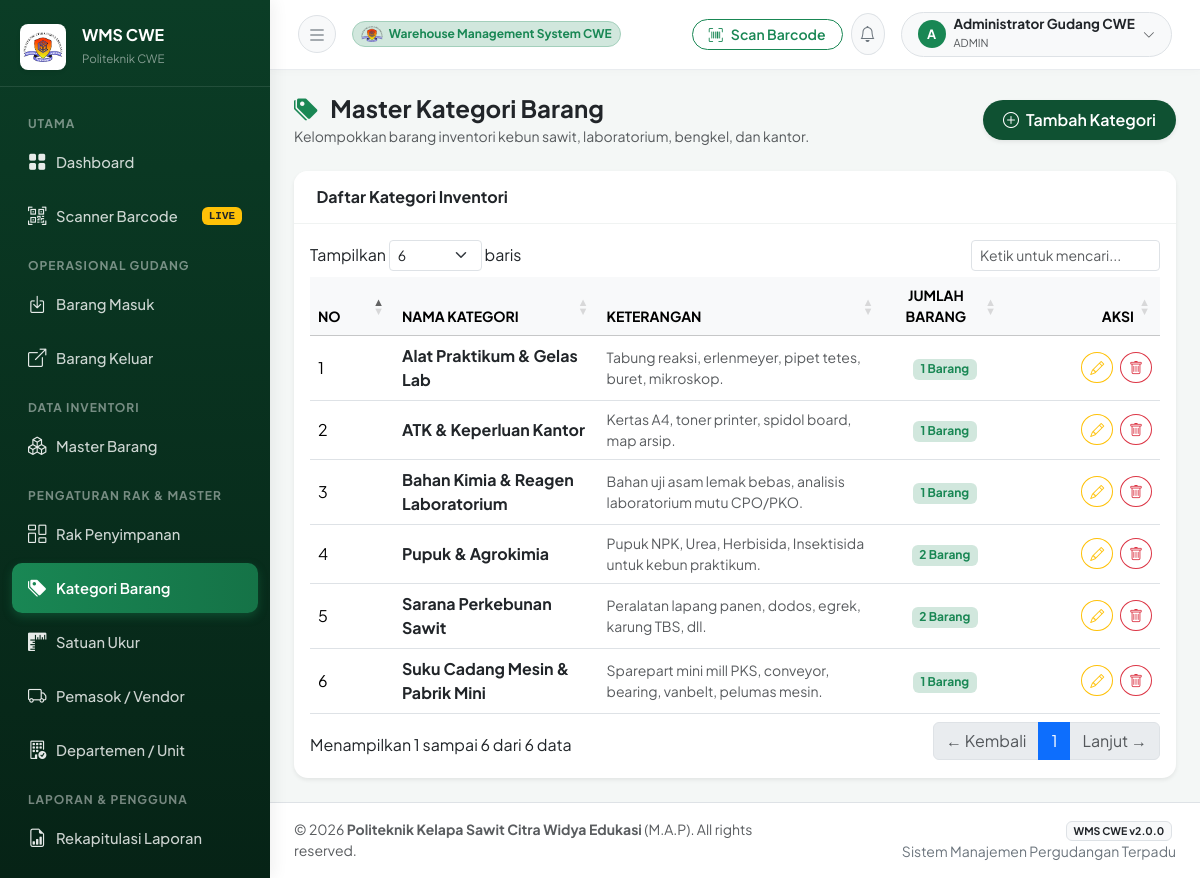
/modules/kategori/index.php (signed in), run on the app's committed database.
### tables this page shows
CREATE TABLE IF NOT EXISTS `kategori` (
  `id` INT AUTO_INCREMENT PRIMARY KEY,
  `nama_kategori` VARCHAR(100) NOT NULL,
  `keterangan` TEXT DEFAULT NULL,
  `created_at` DATETIME DEFAULT CURRENT_TIMESTAMP
);

### modules/kategori/index.php (the view, shortened to what this page needs)
<?php
require_once __DIR__ . '/../../config/database.php';
$stmt = $pdo->query("
    SELECT k.*, COUNT(b.id) as total_barang
    FROM kategori k
    LEFT JOIN barang b ON k.id = b.id_kategori
    GROUP BY k.id
    ORDER BY k.nama_kategori ASC
");
$kategori_list = $stmt->fetchAll();
require_once __DIR__ . '/../../layout/header.php';
require_once __DIR__ . '/../../layout/sidebar.php';
?>
<div id="content-wrapper">
    <?php require_once __DIR__ . '/../../layout/navbar.php'; ?>
    <main class="container-fluid px-4 py-4">
        <div class="d-flex flex-column flex-md-row justify-content-between align-items-md-center mb-4">
            <div>
                <h4 class="fw-bold mb-1 text-dark"><i class="bi bi-tags-fill text-success me-2"></i> Master Kategori Barang</h4>
                <p class="text-muted small mb-0">Kelompokkan barang inventori kebun sawit, laboratorium, bengkel, dan kantor.</p>
            </div>
            <div class="mt-3 mt-md-0">
                <button type="button" class="btn btn-cwe-primary rounded-pill shadow-sm" data-bs-toggle="modal" data-bs-target="#modalTambahKategori">
                    <i class="bi bi-plus-circle me-1"></i> Tambah Kategori
                </button>
            </div>
        </div>
        <div class="card shadow-sm">
            <div class="card-header bg-white py-3">
                <h6 class="fw-bold mb-0 text-dark">Daftar Kategori Inventori</h6>
            </div>
            <div class="card-body">
                <div class="table-responsive">
                    <table class="table table-hover align-middle datatable">
                        <thead class="table-light small text-uppercase">
                            <tr>
                                <th style="width: 50px;">No</th>
                                <th>Nama Kategori</th>
                                <th>Keterangan</th>
                                <th class="text-center">Jumlah Barang</th>
                                <th class="text-end" style="width: 120px;">Aksi</th>
                            </tr>
                        </thead>
                        <tbody>
                            <?php $no = 1; foreach ($kategori_list as $k): ?>
                                <tr>
                                    <td><?= $no++ ?></td>
                                    <td class="fw-bold text-dark"><?= htmlspecialchars($k['nama_kategori']) ?></td>
                                    <td class="small text-muted"><?= htmlspecialchars($k['keterangan'] ?? '-') ?></td>
                                    <td class="text-center">
                                        <span class="badge bg-success-subtle text-success"><?= $k['total_barang'] ?> Barang</span>
                                    </td>
                                    <td class="text-end">
                                        <button type="button" class="btn btn-sm btn-outline-warning rounded-circle me-1 btn-edit-kat"
                                                data-id="<?= $k['id'] ?>"
                                                data-nama="<?= htmlspecialchars($k['nama_kategori']) ?>"
                                                data-keterangan="<?= htmlspecialchars($k['keterangan'] ?? '') ?>"
                                                title="Ubah Kategori">
                                            <i class="bi bi-pencil"></i>
                                        </button>
                                        <a href="<?= BASE_URL ?>modules/kategori/index.php?action=delete&id=<?= $k['id'] ?>"
                                           class="btn btn-sm btn-outline-danger rounded-circle btn-delete-confirm"
                                           data-name="Kategori <?= htmlspecialchars($k['nama_kategori']) ?>"
                                           title="Hapus Kategori">
                                            <i class="bi bi-trash"></i>
                                        </a>
                                    </td>
                                </tr>
                            <?php endforeach; ?>
                        </tbody>
                    </table>
                </div>
            </div>
        </div>
    </main>
<?php require_once __DIR__ . '/../../layout/footer.php'; ?>

### layout/header.php (style rules this page uses)
:root { --primary-cwe: #0f5132; --primary-cwe-hover: #0a3622; --primary-cwe-light: #d1e7dd; --accent-gold: #d4a373; --sidebar-bg: #0b3d26; --sidebar-text: #e9ecef; --sidebar-active: #198754; --card-radius: 14px; }
html, body { height: 100%; margin: 0; padding: 0; overflow: hidden; max-width: 100vw; }
body { font-family: 'Plus Jakarta Sans', sans-serif; background-color: #f4f7f6; color: #2b2f33; height: 100vh; }
#content-wrapper { flex: 1 1 0%; height: 100vh; display: flex; flex-direction: column; min-width: 0; background-color: #f4f7f6; overflow-y: auto; overflow-x: hidden; position: relative; }
#content-wrapper > main { flex: 1 0 auto; }
.card { border: none; border-radius: var(--card-radius); box-shadow: 0 3px 12px rgba(0, 0, 0, 0.04); transition: transform 0.2s ease, box-shadow 0.2s ease; }
.card-header { background-color: #ffffff; border-bottom: 1px solid #f0f3f2; padding: 1.1rem 1.4rem; font-weight: 600; border-radius: var(--card-radius) var(--card-radius) 0 0 !important; }
.btn-cwe-primary { background-color: #0f5132; color: #ffffff; border: none; font-weight: 600; padding: 0.5rem 1.25rem; border-radius: 8px; transition: all 0.2s; }
.table-responsive { -webkit-overflow-scrolling: touch; }

### data on the page
kategori: nama_kategori "Alat Praktikum & Gelas Lab", keterangan "Tabung reaksi, erlenmeyer, pipet tetes, buret, mikroskop.", total_barang "1"
kategori: nama_kategori "ATK & Keperluan Kantor", keterangan "Kertas A4, toner printer, spidol board, map arsip.", total_barang "1"
kategori: nama_kategori "Bahan Kimia & Reagen Laboratorium", keterangan "Bahan uji asam lemak bebas, analisis laboratorium mutu CPO/PKO.", total_barang "1"
kategori: nama_kategori "Pupuk & Agrokimia", keterangan "Pupuk NPK, Urea, Herbisida, Insektisida untuk kebun praktikum.", total_barang "2"
kategori: nama_kategori "Sarana Perkebunan Sawit", keterangan "Peralatan lapang panen, dodos, egrek, karung TBS, dll.", total_barang "2"
kategori: nama_kategori "Suku Cadang Mesin & Pabrik Mini", keterangan "Sparepart mini mill PKS, conveyor, bearing, vanbelt, pelumas mesin.", total_barang "1"

### other printed values
substr($_SESSION['user_nama'] ?? 'U', 0, 1) "A"
$_SESSION['user_nama'] "Administrator Gudang CWE"
$_SESSION['user_role'] "ADMIN"
INSTITUTION_NAME "Politeknik Kelapa Sawit Citra Widya Edukasi"
APP_NAME "WMS CWE"
APP_VERSION "2.0.0"
